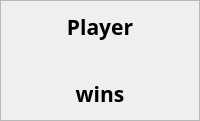
        <widget class="QFrame" name="frame_Player">
         <property name="frameShape">
          <enum>QFrame::StyledPanel</enum>
         </property>
         <property name="frameShadow">
          <enum>QFrame::Raised</enum>
         </property>
         <layout class="QVBoxLayout" name="verticalLayout_7">
          <item>
           <widget class="QLabel" name="label_PlayerName">
            <property name="sizePolicy">
             <sizepolicy hsizetype="Preferred" vsizetype="Fixed">
              <horstretch>0</horstretch>
              <verstretch>0</verstretch>
             </sizepolicy>
            </property>
            <property name="font">
             <font>
              <family>Bahnschrift</family>
              <pointsize>16</pointsize>
              <weight>75</weight>
              <italic>false</italic>
              <bold>true</bold>
             </font>
            </property>
            <property name="text">
             <string>Player</string>
            </property>
            <property name="alignment">
             <set>Qt::AlignCenter</set>
            </property>
           </widget>
          </item>
          <item>
           <widget class="QWidget" name="widget_PlayerColor" native="true">
            <property name="sizePolicy">
             <sizepolicy hsizetype="Preferred" vsizetype="Fixed">
              <horstretch>0</horstretch>
              <verstretch>0</verstretch>
             </sizepolicy>
            </property>
            <property name="minimumSize">
             <size>
              <width>0</width>
              <height>25</height>
             </size>
            </property>
            <property name="maximumSize">
             <size>
              <width>16777215</width>
              <height>25</height>
             </size>
            </property>
            <property name="autoFillBackground">
             <bool>true</bool>
            </property>
            <property name="styleSheet">
             <string notr="true"/>
            </property>
           </widget>
          </item>
          <item>
           <widget class="QLabel" name="label_Winner">
            <property name="sizePolicy">
             <sizepolicy hsizetype="Preferred" vsizetype="Fixed">
              <horstretch>0</horstretch>
              <verstretch>0</verstretch>
             </sizepolicy>
            </property>
            <property name="font">
             <font>
              <family>Bahnschrift</family>
              <pointsize>16</pointsize>
              <weight>75</weight>
              <italic>false</italic>
              <bold>true</bold>
             </font>
            </property>
            <property name="text">
             <string>wins</string>
            </property>
            <property name="alignment">
             <set>Qt::AlignCenter</set>
            </property>
           </widget>
          </item>
         </layout>
        </widget>
